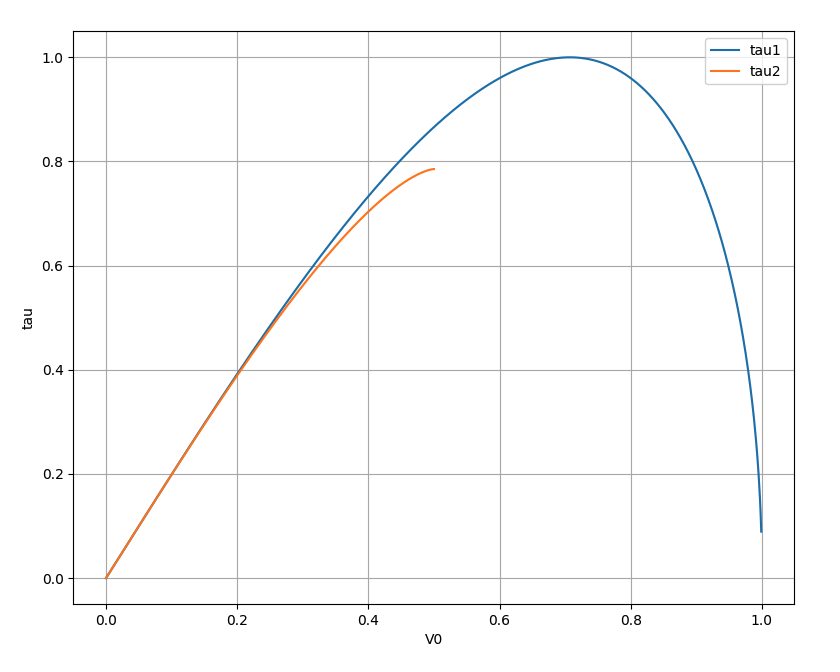

Recreate this plot in Python.
import matplotlib.pyplot as plt
import numpy as np



def fn_tau_1(V0):
    return 2 * V0 * np.sqrt(1 - (V0**2))

def fn_tau_2(V0):
    return V0 * np.sqrt(1 - (4 * (V0**2))) + (np.arcsin(2 * V0) / 2)

if __name__ == "__main__":
    V0 = np.arange(0, 1, 0.001)
    tau_1 = fn_tau_1(V0)
    tau_2 = fn_tau_2(V0)

    plt.plot(V0, tau_1, label="tau1")
    plt.plot(V0, tau_2, label="tau2")
    plt.ylabel("tau")
    plt.xlabel("V0")
    plt.legend()
    plt.grid()
    plt.show()
